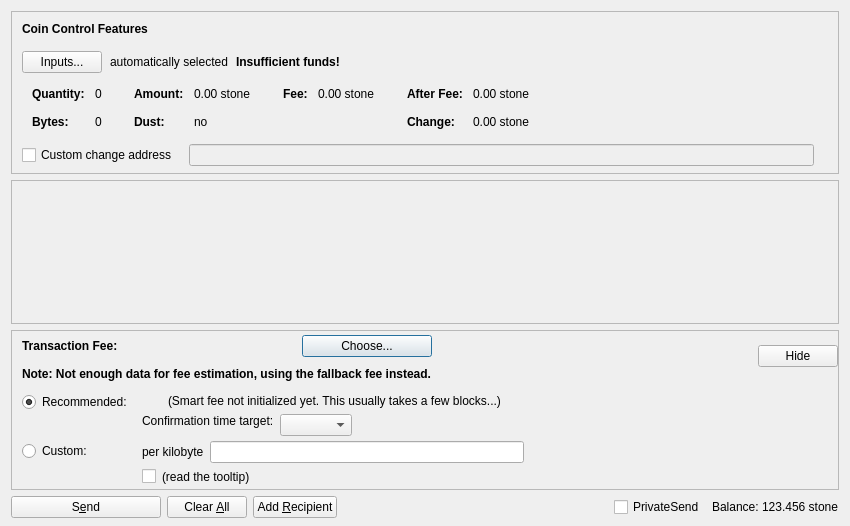
<?xml version="1.0" encoding="UTF-8"?>
<ui version="4.0">
 <class>SendCoinsDialog</class>
 <widget class="QDialog" name="SendCoinsDialog">
  <property name="geometry">
   <rect>
    <x>0</x>
    <y>0</y>
    <width>850</width>
    <height>526</height>
   </rect>
  </property>
  <property name="windowTitle">
   <string>Send Coins</string>
  </property>
  <layout class="QVBoxLayout" name="verticalLayout" stretch="0,1,0,0">
   <property name="bottomMargin">
    <number>8</number>
   </property>
   <item>
    <widget class="QFrame" name="frameCoinControl">
     <property name="sizePolicy">
      <sizepolicy hsizetype="Expanding" vsizetype="Expanding">
       <horstretch>0</horstretch>
       <verstretch>0</verstretch>
      </sizepolicy>
     </property>
     <property name="maximumSize">
      <size>
       <width>16777215</width>
       <height>16777215</height>
      </size>
     </property>
     <property name="frameShape">
      <enum>QFrame::StyledPanel</enum>
     </property>
     <property name="frameShadow">
      <enum>QFrame::Sunken</enum>
     </property>
     <layout class="QVBoxLayout" name="verticalLayoutCoinControl2">
      <property name="spacing">
       <number>0</number>
      </property>
      <property name="leftMargin">
       <number>0</number>
      </property>
      <property name="topMargin">
       <number>0</number>
      </property>
      <property name="rightMargin">
       <number>0</number>
      </property>
      <property name="bottomMargin">
       <number>6</number>
      </property>
      <item>
       <layout class="QVBoxLayout" name="verticalLayoutCoinControl" stretch="0,0,0,0,1">
        <property name="spacing">
         <number>0</number>
        </property>
        <property name="leftMargin">
         <number>10</number>
        </property>
        <property name="topMargin">
         <number>10</number>
        </property>
        <item>
         <layout class="QHBoxLayout" name="horizontalLayoutCoinControl1">
          <property name="bottomMargin">
           <number>15</number>
          </property>
          <item>
           <widget class="QLabel" name="labelCoinControlFeatures">
            <property name="sizePolicy">
             <sizepolicy hsizetype="Preferred" vsizetype="Maximum">
              <horstretch>0</horstretch>
              <verstretch>0</verstretch>
             </sizepolicy>
            </property>
            <property name="font">
             <font>
              <weight>75</weight>
              <bold>true</bold>
             </font>
            </property>
            <property name="styleSheet">
             <string notr="true">font-weight:bold;</string>
            </property>
            <property name="text">
             <string>Coin Control Features</string>
            </property>
           </widget>
          </item>
         </layout>
        </item>
        <item>
         <layout class="QHBoxLayout" name="horizontalLayoutCoinControl2" stretch="0,0,0,0">
          <property name="spacing">
           <number>8</number>
          </property>
          <property name="bottomMargin">
           <number>10</number>
          </property>
          <item>
           <widget class="QPushButton" name="pushButtonCoinControl">
            <property name="styleSheet">
             <string notr="true"/>
            </property>
            <property name="text">
             <string>Inputs...</string>
            </property>
            <property name="autoDefault">
             <bool>false</bool>
            </property>
           </widget>
          </item>
          <item>
           <widget class="QLabel" name="labelCoinControlAutomaticallySelected">
            <property name="text">
             <string>automatically selected</string>
            </property>
            <property name="margin">
             <number>5</number>
            </property>
           </widget>
          </item>
          <item>
           <widget class="QLabel" name="labelCoinControlInsuffFunds">
            <property name="font">
             <font>
              <weight>75</weight>
              <bold>true</bold>
             </font>
            </property>
            <property name="styleSheet">
             <string notr="true">font-weight:bold;</string>
            </property>
            <property name="text">
             <string>Insufficient funds!</string>
            </property>
            <property name="margin">
             <number>5</number>
            </property>
           </widget>
          </item>
          <item>
           <spacer name="horizontalSpacerCoinControl">
            <property name="orientation">
             <enum>Qt::Horizontal</enum>
            </property>
            <property name="sizeHint" stdset="0">
             <size>
              <width>40</width>
              <height>1</height>
             </size>
            </property>
           </spacer>
          </item>
         </layout>
        </item>
        <item>
         <widget class="QWidget" name="widgetCoinControl" native="true">
          <property name="sizePolicy">
           <sizepolicy hsizetype="Preferred" vsizetype="Preferred">
            <horstretch>0</horstretch>
            <verstretch>0</verstretch>
           </sizepolicy>
          </property>
          <property name="minimumSize">
           <size>
            <width>0</width>
            <height>0</height>
           </size>
          </property>
          <property name="styleSheet">
           <string notr="true"/>
          </property>
          <layout class="QHBoxLayout" name="horizontalLayoutCoinControl5">
           <property name="leftMargin">
            <number>0</number>
           </property>
           <property name="topMargin">
            <number>0</number>
           </property>
           <property name="rightMargin">
            <number>0</number>
           </property>
           <property name="bottomMargin">
            <number>0</number>
           </property>
           <item>
            <layout class="QHBoxLayout" name="horizontalLayoutCoinControl3" stretch="0,0,0,1">
             <property name="spacing">
              <number>20</number>
             </property>
             <property name="topMargin">
              <number>0</number>
             </property>
             <property name="bottomMargin">
              <number>10</number>
             </property>
             <item>
              <layout class="QFormLayout" name="formLayoutCoinControl1">
               <property name="horizontalSpacing">
                <number>10</number>
               </property>
               <property name="verticalSpacing">
                <number>14</number>
               </property>
               <property name="leftMargin">
                <number>10</number>
               </property>
               <property name="topMargin">
                <number>4</number>
               </property>
               <property name="rightMargin">
                <number>6</number>
               </property>
               <item row="0" column="0">
                <widget class="QLabel" name="labelCoinControlQuantityText">
                 <property name="font">
                  <font>
                   <weight>75</weight>
                   <bold>true</bold>
                  </font>
                 </property>
                 <property name="text">
                  <string>Quantity:</string>
                 </property>
                 <property name="margin">
                  <number>0</number>
                 </property>
                </widget>
               </item>
               <item row="0" column="1">
                <widget class="QLabel" name="labelCoinControlQuantity">
                 <property name="cursor">
                  <cursorShape>IBeamCursor</cursorShape>
                 </property>
                 <property name="contextMenuPolicy">
                  <enum>Qt::ActionsContextMenu</enum>
                 </property>
                 <property name="text">
                  <string notr="true">0</string>
                 </property>
                 <property name="margin">
                  <number>0</number>
                 </property>
                 <property name="textInteractionFlags">
                  <set>Qt::LinksAccessibleByMouse|Qt::TextSelectableByKeyboard|Qt::TextSelectableByMouse</set>
                 </property>
                </widget>
               </item>
               <item row="1" column="0">
                <widget class="QLabel" name="labelCoinControlBytesText">
                 <property name="font">
                  <font>
                   <weight>75</weight>
                   <bold>true</bold>
                  </font>
                 </property>
                 <property name="text">
                  <string>Bytes:</string>
                 </property>
                </widget>
               </item>
               <item row="1" column="1">
                <widget class="QLabel" name="labelCoinControlBytes">
                 <property name="cursor">
                  <cursorShape>IBeamCursor</cursorShape>
                 </property>
                 <property name="contextMenuPolicy">
                  <enum>Qt::ActionsContextMenu</enum>
                 </property>
                 <property name="text">
                  <string notr="true">0</string>
                 </property>
                 <property name="textInteractionFlags">
                  <set>Qt::LinksAccessibleByMouse|Qt::TextSelectableByKeyboard|Qt::TextSelectableByMouse</set>
                 </property>
                </widget>
               </item>
              </layout>
             </item>
             <item>
              <layout class="QFormLayout" name="formLayoutCoinControl2">
               <property name="horizontalSpacing">
                <number>10</number>
               </property>
               <property name="verticalSpacing">
                <number>14</number>
               </property>
               <property name="leftMargin">
                <number>6</number>
               </property>
               <property name="topMargin">
                <number>4</number>
               </property>
               <property name="rightMargin">
                <number>6</number>
               </property>
               <item row="0" column="0">
                <widget class="QLabel" name="labelCoinControlAmountText">
                 <property name="font">
                  <font>
                   <weight>75</weight>
                   <bold>true</bold>
                  </font>
                 </property>
                 <property name="text">
                  <string>Amount:</string>
                 </property>
                 <property name="margin">
                  <number>0</number>
                 </property>
                </widget>
               </item>
               <item row="0" column="1">
                <widget class="QLabel" name="labelCoinControlAmount">
                 <property name="cursor">
                  <cursorShape>IBeamCursor</cursorShape>
                 </property>
                 <property name="contextMenuPolicy">
                  <enum>Qt::ActionsContextMenu</enum>
                 </property>
                 <property name="text">
                  <string notr="true">0.00 stone</string>
                 </property>
                 <property name="textInteractionFlags">
                  <set>Qt::LinksAccessibleByMouse|Qt::TextSelectableByKeyboard|Qt::TextSelectableByMouse</set>
                 </property>
                </widget>
               </item>
               <item row="1" column="0">
                <widget class="QLabel" name="labelCoinControlLowOutputText">
                 <property name="font">
                  <font>
                   <weight>75</weight>
                   <bold>true</bold>
                  </font>
                 </property>
                 <property name="text">
                  <string>Dust:</string>
                 </property>
                </widget>
               </item>
               <item row="1" column="1">
                <widget class="QLabel" name="labelCoinControlLowOutput">
                 <property name="cursor">
                  <cursorShape>IBeamCursor</cursorShape>
                 </property>
                 <property name="contextMenuPolicy">
                  <enum>Qt::ActionsContextMenu</enum>
                 </property>
                 <property name="text">
                  <string notr="true">no</string>
                 </property>
                 <property name="textInteractionFlags">
                  <set>Qt::LinksAccessibleByMouse|Qt::TextSelectableByKeyboard|Qt::TextSelectableByMouse</set>
                 </property>
                </widget>
               </item>
              </layout>
             </item>
             <item>
              <layout class="QFormLayout" name="formLayoutCoinControl3">
               <property name="horizontalSpacing">
                <number>10</number>
               </property>
               <property name="verticalSpacing">
                <number>14</number>
               </property>
               <property name="leftMargin">
                <number>6</number>
               </property>
               <property name="topMargin">
                <number>4</number>
               </property>
               <property name="rightMargin">
                <number>6</number>
               </property>
               <item row="0" column="0">
                <widget class="QLabel" name="labelCoinControlFeeText">
                 <property name="font">
                  <font>
                   <weight>75</weight>
                   <bold>true</bold>
                  </font>
                 </property>
                 <property name="text">
                  <string>Fee:</string>
                 </property>
                 <property name="margin">
                  <number>0</number>
                 </property>
                </widget>
               </item>
               <item row="0" column="1">
                <widget class="QLabel" name="labelCoinControlFee">
                 <property name="cursor">
                  <cursorShape>IBeamCursor</cursorShape>
                 </property>
                 <property name="contextMenuPolicy">
                  <enum>Qt::ActionsContextMenu</enum>
                 </property>
                 <property name="text">
                  <string notr="true">0.00 stone</string>
                 </property>
                 <property name="textInteractionFlags">
                  <set>Qt::LinksAccessibleByMouse|Qt::TextSelectableByKeyboard|Qt::TextSelectableByMouse</set>
                 </property>
                </widget>
               </item>
              </layout>
             </item>
             <item>
              <layout class="QFormLayout" name="formLayoutCoinControl4">
               <property name="horizontalSpacing">
                <number>10</number>
               </property>
               <property name="verticalSpacing">
                <number>14</number>
               </property>
               <property name="leftMargin">
                <number>6</number>
               </property>
               <property name="topMargin">
                <number>4</number>
               </property>
               <property name="rightMargin">
                <number>6</number>
               </property>
               <item row="0" column="0">
                <widget class="QLabel" name="labelCoinControlAfterFeeText">
                 <property name="font">
                  <font>
                   <weight>75</weight>
                   <bold>true</bold>
                  </font>
                 </property>
                 <property name="text">
                  <string>After Fee:</string>
                 </property>
                 <property name="margin">
                  <number>0</number>
                 </property>
                </widget>
               </item>
               <item row="0" column="1">
                <widget class="QLabel" name="labelCoinControlAfterFee">
                 <property name="cursor">
                  <cursorShape>IBeamCursor</cursorShape>
                 </property>
                 <property name="contextMenuPolicy">
                  <enum>Qt::ActionsContextMenu</enum>
                 </property>
                 <property name="text">
                  <string notr="true">0.00 stone</string>
                 </property>
                 <property name="textInteractionFlags">
                  <set>Qt::LinksAccessibleByMouse|Qt::TextSelectableByKeyboard|Qt::TextSelectableByMouse</set>
                 </property>
                </widget>
               </item>
               <item row="1" column="0">
                <widget class="QLabel" name="labelCoinControlChangeText">
                 <property name="font">
                  <font>
                   <weight>75</weight>
                   <bold>true</bold>
                  </font>
                 </property>
                 <property name="text">
                  <string>Change:</string>
                 </property>
                </widget>
               </item>
               <item row="1" column="1">
                <widget class="QLabel" name="labelCoinControlChange">
                 <property name="cursor">
                  <cursorShape>IBeamCursor</cursorShape>
                 </property>
                 <property name="contextMenuPolicy">
                  <enum>Qt::ActionsContextMenu</enum>
                 </property>
                 <property name="text">
                  <string notr="true">0.00 stone</string>
                 </property>
                 <property name="textInteractionFlags">
                  <set>Qt::LinksAccessibleByMouse|Qt::TextSelectableByKeyboard|Qt::TextSelectableByMouse</set>
                 </property>
                </widget>
               </item>
              </layout>
             </item>
            </layout>
           </item>
          </layout>
         </widget>
        </item>
        <item>
         <layout class="QHBoxLayout" name="horizontalLayoutCoinControl4" stretch="0,0,0">
          <property name="spacing">
           <number>12</number>
          </property>
          <property name="sizeConstraint">
           <enum>QLayout::SetDefaultConstraint</enum>
          </property>
          <property name="topMargin">
           <number>5</number>
          </property>
          <property name="rightMargin">
           <number>5</number>
          </property>
          <item>
           <widget class="QCheckBox" name="checkBoxCoinControlChange">
            <property name="toolTip">
             <string>If this is activated, but the change address is empty or invalid, change will be sent to a newly generated address.</string>
            </property>
            <property name="text">
             <string>Custom change address</string>
            </property>
           </widget>
          </item>
          <item>
           <widget class="QValidatedLineEdit" name="lineEditCoinControlChange">
            <property name="enabled">
             <bool>false</bool>
            </property>
            <property name="sizePolicy">
             <sizepolicy hsizetype="Expanding" vsizetype="Fixed">
              <horstretch>0</horstretch>
              <verstretch>0</verstretch>
             </sizepolicy>
            </property>
           </widget>
          </item>
          <item>
           <widget class="QLabel" name="labelCoinControlChangeLabel">
            <property name="sizePolicy">
             <sizepolicy hsizetype="Preferred" vsizetype="Expanding">
              <horstretch>0</horstretch>
              <verstretch>0</verstretch>
             </sizepolicy>
            </property>
            <property name="minimumSize">
             <size>
              <width>0</width>
              <height>0</height>
             </size>
            </property>
            <property name="text">
             <string/>
            </property>
            <property name="margin">
             <number>3</number>
            </property>
           </widget>
          </item>
         </layout>
        </item>
        <item>
         <spacer name="verticalSpacerCoinControl">
          <property name="orientation">
           <enum>Qt::Vertical</enum>
          </property>
          <property name="sizeHint" stdset="0">
           <size>
            <width>800</width>
            <height>1</height>
           </size>
          </property>
         </spacer>
        </item>
       </layout>
      </item>
     </layout>
    </widget>
   </item>
   <item>
    <widget class="QScrollArea" name="scrollArea">
     <property name="widgetResizable">
      <bool>true</bool>
     </property>
     <widget class="QWidget" name="scrollAreaWidgetContents">
      <property name="geometry">
       <rect>
        <x>0</x>
        <y>0</y>
        <width>830</width>
        <height>104</height>
       </rect>
      </property>
      <layout class="QVBoxLayout" name="verticalLayout_2" stretch="0,1">
       <property name="leftMargin">
        <number>0</number>
       </property>
       <property name="topMargin">
        <number>0</number>
       </property>
       <property name="rightMargin">
        <number>0</number>
       </property>
       <property name="bottomMargin">
        <number>0</number>
       </property>
       <item>
        <layout class="QVBoxLayout" name="entries">
         <property name="spacing">
          <number>6</number>
         </property>
        </layout>
       </item>
       <item>
        <spacer name="verticalSpacer">
         <property name="orientation">
          <enum>Qt::Vertical</enum>
         </property>
         <property name="sizeHint" stdset="0">
          <size>
           <width>20</width>
           <height>40</height>
          </size>
         </property>
        </spacer>
       </item>
      </layout>
     </widget>
    </widget>
   </item>
   <item>
    <widget class="QFrame" name="frameFee">
     <property name="sizePolicy">
      <sizepolicy hsizetype="Expanding" vsizetype="Expanding">
       <horstretch>0</horstretch>
       <verstretch>0</verstretch>
      </sizepolicy>
     </property>
     <property name="maximumSize">
      <size>
       <width>16777215</width>
       <height>16777215</height>
      </size>
     </property>
     <property name="frameShape">
      <enum>QFrame::StyledPanel</enum>
     </property>
     <property name="frameShadow">
      <enum>QFrame::Sunken</enum>
     </property>
     <layout class="QVBoxLayout" name="verticalLayoutFee1">
      <property name="spacing">
       <number>0</number>
      </property>
      <property name="leftMargin">
       <number>0</number>
      </property>
      <property name="topMargin">
       <number>0</number>
      </property>
      <property name="rightMargin">
       <number>0</number>
      </property>
      <property name="bottomMargin">
       <number>0</number>
      </property>
      <item>
       <layout class="QVBoxLayout" name="verticalLayoutFee2" stretch="0,0,0">
        <property name="spacing">
         <number>0</number>
        </property>
        <property name="leftMargin">
         <number>10</number>
        </property>
        <property name="topMargin">
         <number>0</number>
        </property>
        <item>
         <layout class="QHBoxLayout" name="horizontalLayoutFee1">
          <property name="bottomMargin">
           <number>0</number>
          </property>
          <item>
           <layout class="QVBoxLayout" name="verticalLayoutFee7">
            <property name="spacing">
             <number>0</number>
            </property>
            <item>
             <spacer name="verticalSpacerSmartFee">
              <property name="orientation">
               <enum>Qt::Vertical</enum>
              </property>
              <property name="sizeType">
               <enum>QSizePolicy::Fixed</enum>
              </property>
              <property name="sizeHint" stdset="0">
               <size>
                <width>1</width>
                <height>4</height>
               </size>
              </property>
             </spacer>
            </item>
            <item>
             <layout class="QHBoxLayout" name="horizontalLayoutSmartFee">
              <property name="spacing">
               <number>10</number>
              </property>
              <item>
               <widget class="QLabel" name="labelFeeHeadline">
                <property name="sizePolicy">
                 <sizepolicy hsizetype="Preferred" vsizetype="Maximum">
                  <horstretch>0</horstretch>
                  <verstretch>0</verstretch>
                 </sizepolicy>
                </property>
                <property name="font">
                 <font>
                  <weight>75</weight>
                  <bold>true</bold>
                 </font>
                </property>
                <property name="styleSheet">
                 <string notr="true">font-weight:bold;</string>
                </property>
                <property name="text">
                 <string>Transaction Fee:</string>
                </property>
               </widget>
              </item>
              <item>
               <widget class="QLabel" name="labelFeeMinimized">
                <property name="text">
                 <string/>
                </property>
               </widget>
              </item>
              <item>
               <widget class="QPushButton" name="buttonChooseFee">
                <property name="text">
                 <string>Choose...</string>
                </property>
               </widget>
              </item>
             </layout>
            </item>
            <item>
             <spacer name="verticalSpacer_7">
              <property name="orientation">
               <enum>Qt::Vertical</enum>
              </property>
              <property name="sizeHint" stdset="0">
               <size>
                <width>1</width>
                <height>10</height>
               </size>
              </property>
             </spacer>
            </item>
            <item>
             <widget class="QLabel" name="fallbackFeeWarningLabel">
              <property name="toolTip">
               <string>Using the fallbackfee can result in sending a transaction that will take several hours or days (or never) to confirm. Consider choosing your fee manually or wait until you have validated the complete chain.</string>
              </property>
              <property name="font">
              <font>
                  <weight>75</weight>
                  <bold>true</bold>
              </font>
              </property>
              <property name="text">
               <string>Note: Not enough data for fee estimation, using the fallback fee instead.</string>
              </property>
              <property name="wordWrap">
               <bool>false</bool>
              </property>
             </widget>
            </item>
            <item>
             <spacer name="verticalSpacer_5">
              <property name="orientation">
               <enum>Qt::Vertical</enum>
              </property>
              <property name="sizeHint" stdset="0">
               <size>
                <width>1</width>
                <height>1</height>
               </size>
              </property>
             </spacer>
            </item>
           </layout>
          </item>
          <item>
           <spacer name="horizontalSpacer_4">
            <property name="orientation">
             <enum>Qt::Horizontal</enum>
            </property>
            <property name="sizeHint" stdset="0">
             <size>
              <width>1</width>
              <height>1</height>
             </size>
            </property>
           </spacer>
          </item>
          <item>
           <widget class="QPushButton" name="buttonMinimizeFee">
            <property name="toolTip">
             <string>collapse fee-settings</string>
            </property>
            <property name="text">
             <string>Hide</string>
            </property>
           </widget>
          </item>
         </layout>
        </item>
        <item>
         <widget class="QFrame" name="frameFeeSelection">
          <layout class="QVBoxLayout" name="verticalLayoutFee12">
           <property name="spacing">
            <number>0</number>
           </property>
           <property name="leftMargin">
            <number>0</number>
           </property>
           <property name="topMargin">
            <number>0</number>
           </property>
           <property name="rightMargin">
            <number>0</number>
           </property>
           <property name="bottomMargin">
            <number>0</number>
           </property>
           <item>
            <layout class="QGridLayout" name="gridLayoutFee">
             <property name="topMargin">
              <number>10</number>
             </property>
             <property name="bottomMargin">
              <number>4</number>
             </property>
             <property name="horizontalSpacing">
              <number>10</number>
             </property>
             <property name="verticalSpacing">
              <number>4</number>
             </property>
             <item row="1" column="1">
              <layout class="QVBoxLayout" name="verticalLayoutFee8">
               <property name="spacing">
                <number>6</number>
               </property>
               <item>
                <layout class="QHBoxLayout" name="horizontalLayoutFee13">
                 <item>
                  <widget class="QLabel" name="labelCustomPerKilobyte">
                   <property name="toolTip">
                    <string>If the custom fee is set to 1000 twigs and the transaction is only 250 bytes, then &quot;per kilobyte&quot; only pays 250 twigs in fee,&lt;br /&gt;while &quot;at least&quot; pays 1000 twigs. For transactions bigger than a kilobyte both pay by kilobyte.</string>
                   </property>
                   <property name="text">
                    <string>per kilobyte</string>
                   </property>
                  </widget>
                 </item>
                 <item>
                  <widget class="BitcoinAmountField" name="customFee"/>
                 </item>
                 <item>
                  <spacer name="horizontalSpacer_6">
                   <property name="orientation">
                    <enum>Qt::Horizontal</enum>
                   </property>
                   <property name="sizeHint" stdset="0">
                    <size>
                     <width>1</width>
                     <height>1</height>
                    </size>
                   </property>
                  </spacer>
                 </item>
                </layout>
               </item>
               <item>
                <layout class="QHBoxLayout" name="horizontalLayoutFee8">
                 <item>
                  <widget class="QCheckBox" name="checkBoxMinimumFee">
                   <property name="toolTip">
                    <string>Paying only the minimum fee is just fine as long as there is less transaction volume than space in the blocks.&lt;br /&gt;But be aware that this can end up in a never confirming transaction once there is more demand for stone transactions than the network can process.</string>
                   </property>
                   <property name="text">
                    <string/>
                   </property>
                  </widget>
                 </item>
                 <item>
                  <widget class="QLabel" name="labelMinFeeWarning">
                   <property name="enabled">
                    <bool>true</bool>
                   </property>
                   <property name="toolTip">
                    <string>Paying only the minimum fee is just fine as long as there is less transaction volume than space in the blocks.&lt;br /&gt;But be aware that this can end up in a never confirming transaction once there is more demand for stone transactions than the network can process.</string>
                   </property>
                   <property name="text">
                    <string>(read the tooltip)</string>
                   </property>
                   <property name="margin">
                    <number>5</number>
                   </property>
                  </widget>
                 </item>
                 <item>
                  <spacer name="horizontalSpacer_2">
                   <property name="orientation">
                    <enum>Qt::Horizontal</enum>
                   </property>
                   <property name="sizeHint" stdset="0">
                    <size>
                     <width>1</width>
                     <height>1</height>
                    </size>
                   </property>
                  </spacer>
                 </item>
                </layout>
               </item>
              </layout>
             </item>
             <item row="0" column="0">
              <layout class="QVBoxLayout" name="verticalLayoutFee4" stretch="0,1">
               <item>
                <widget class="QRadioButton" name="radioSmartFee">
                 <property name="text">
                  <string>Recommended:</string>
                 </property>
                 <property name="checked">
                  <bool>true</bool>
                 </property>
                 <attribute name="buttonGroup">
                  <string notr="true">groupFee</string>
                 </attribute>
                </widget>
               </item>
               <item>
                <spacer name="verticalSpacer_2">
                 <property name="orientation">
                  <enum>Qt::Vertical</enum>
                 </property>
                 <property name="sizeHint" stdset="0">
                  <size>
                   <width>1</width>
                   <height>1</height>
                  </size>
                 </property>
                </spacer>
               </item>
              </layout>
             </item>
             <item row="1" column="0">
              <layout class="QVBoxLayout" name="verticalLayoutFee9" stretch="0,1">
               <item>
                <widget class="QRadioButton" name="radioCustomFee">
                 <property name="text">
                  <string>Custom:</string>
                 </property>
                 <attribute name="buttonGroup">
                  <string notr="true">groupFee</string>
                 </attribute>
                </widget>
               </item>
               <item>
                <spacer name="verticalSpacer_6">
                 <property name="orientation">
                  <enum>Qt::Vertical</enum>
                 </property>
                 <property name="sizeHint" stdset="0">
                  <size>
                   <width>1</width>
                   <height>1</height>
                  </size>
                 </property>
                </spacer>
               </item>
              </layout>
             </item>
             <item row="0" column="1">
              <layout class="QVBoxLayout" name="verticalLayoutFee3" stretch="0,0,1">
               <property name="spacing">
                <number>6</number>
               </property>
               <property name="topMargin">
                <number>2</number>
               </property>
               <item>
                <layout class="QHBoxLayout" name="horizontalLayoutFee12">
                 <item>
                  <widget class="QLabel" name="labelSmartFee">
                   <property name="text">
                    <string/>
                   </property>
                   <property name="margin">
                    <number>2</number>
                   </property>
                  </widget>
                 </item>
                 <item>
                  <widget class="QLabel" name="labelFeeEstimation">
                   <property name="text">
                    <string/>
                   </property>
                  </widget>
                 </item>
                 <item>
                  <widget class="QLabel" name="labelSmartFee2">
                   <property name="text">
                    <string>(Smart fee not initialized yet. This usually takes a few blocks...)</string>
                   </property>
                   <property name="margin">
                    <number>2</number>
                   </property>
                  </widget>
                 </item>
                 <item>
                  <spacer name="horizontalSpacer_5">
                   <property name="orientation">
                    <enum>Qt::Horizontal</enum>
                   </property>
                   <property name="sizeHint" stdset="0">
                    <size>
                     <width>1</width>
                     <height>1</height>
                    </size>
                   </property>
                  </spacer>
                 </item>
                </layout>
               </item>
               <item>
                <layout class="QHBoxLayout" name="horizontalLayoutFee9">
                 <item>
                  <layout class="QVBoxLayout" name="verticalLayoutFee6">
                   <item>
                    <widget class="QLabel" name="labelSmartFee3">
                     <property name="text">
                      <string>Confirmation time target:</string>
                     </property>
                     <property name="margin">
                      <number>2</number>
                     </property>
                    </widget>
                   </item>
                   <item>
                    <spacer name="verticalSpacer_3">
                     <property name="orientation">
                      <enum>Qt::Vertical</enum>
                     </property>
                     <property name="sizeHint" stdset="0">
                      <size>
                       <width>1</width>
                       <height>1</height>
                      </size>
                     </property>
                    </spacer>
                   </item>
                  </layout>
                 </item>
                 <item>
                  <layout class="QVBoxLayout" name="verticalLayoutFee5">
                   <property name="rightMargin">
                    <number>30</number>
                   </property>
                   <item>
                    <layout class="QHBoxLayout" name="horizontalLayoutConfTarget">
                     <property name="bottomMargin">
                      <number>0</number>
                     </property>
                     <item>
                      <widget class="QComboBox" name="confTargetSelector"/>
                     </item>
                     <item>
                      <spacer name="horizontalSpacerConfTarget">
                       <property name="orientation">
                        <enum>Qt::Horizontal</enum>
                       </property>
                       <property name="sizeHint" stdset="0">
                        <size>
                         <width>40</width>
                         <height>20</height>
                        </size>
                       </property>
                      </spacer>
                     </item>
                    </layout>
                   </item>
                  </layout>
                 </item>
                </layout>
               </item>
               <item>
                <spacer name="verticalSpacer_4">
                 <property name="orientation">
                  <enum>Qt::Vertical</enum>
                 </property>
                 <property name="sizeHint" stdset="0">
                  <size>
                   <width>1</width>
                   <height>1</height>
                  </size>
                 </property>
                </spacer>
               </item>
              </layout>
             </item>
            </layout>
           </item>
          </layout>
         </widget>
        </item>
        <item>
         <spacer name="verticalSpacerFee">
          <property name="orientation">
           <enum>Qt::Vertical</enum>
          </property>
          <property name="sizeHint" stdset="0">
           <size>
            <width>800</width>
            <height>1</height>
           </size>
          </property>
         </spacer>
        </item>
       </layout>
      </item>
     </layout>
    </widget>
   </item>
   <item>
    <layout class="QHBoxLayout" name="horizontalLayout">
     <item>
      <widget class="QPushButton" name="sendButton">
       <property name="minimumSize">
        <size>
         <width>150</width>
         <height>0</height>
        </size>
       </property>
       <property name="toolTip">
        <string>Confirm the send action</string>
       </property>
       <property name="text">
        <string>S&amp;end</string>
       </property>
       <property name="autoDefault">
        <bool>false</bool>
       </property>
       <property name="default">
        <bool>false</bool>
       </property>
      </widget>
     </item>
     <item>
      <widget class="QPushButton" name="clearButton">
       <property name="sizePolicy">
        <sizepolicy hsizetype="Minimum" vsizetype="Fixed">
         <horstretch>0</horstretch>
         <verstretch>0</verstretch>
        </sizepolicy>
       </property>
       <property name="toolTip">
        <string>Clear all fields of the form.</string>
       </property>
       <property name="text">
        <string>Clear &amp;All</string>
       </property>
       <property name="autoDefault">
        <bool>false</bool>
       </property>
      </widget>
     </item>
     <item>
      <widget class="QPushButton" name="addButton">
       <property name="toolTip">
        <string>Send to multiple recipients at once</string>
       </property>
       <property name="text">
        <string>Add &amp;Recipient</string>
       </property>
       <property name="autoDefault">
        <bool>false</bool>
       </property>
      </widget>
     </item>
     <item>
      <spacer name="horizontalSpacer">
       <property name="orientation">
        <enum>Qt::Horizontal</enum>
       </property>
       <property name="sizeHint" stdset="0">
        <size>
         <width>40</width>
         <height>20</height>
        </size>
       </property>
      </spacer>
     </item>
     <item>
      <layout class="QHBoxLayout" name="horizontalLayout_2">
       <property name="spacing">
        <number>3</number>
       </property>
       <item>
        <widget class="QCheckBox" name="checkUsePrivateSend">
         <property name="minimumSize">
          <size>
           <width>95</width>
           <height>0</height>
          </size>
         </property>
         <property name="text">
          <string>PrivateSend</string>
         </property>
         <property name="checked">
          <bool>false</bool>
         </property>
        </widget>
       </item>
       <item>
        <widget class="QLabel" name="label">
         <property name="text">
          <string>Balance:</string>
         </property>
        </widget>
       </item>
       <item>
        <widget class="QLabel" name="labelBalance">
         <property name="sizePolicy">
          <sizepolicy hsizetype="Preferred" vsizetype="Fixed">
           <horstretch>0</horstretch>
           <verstretch>0</verstretch>
          </sizepolicy>
         </property>
         <property name="cursor">
          <cursorShape>IBeamCursor</cursorShape>
         </property>
         <property name="text">
          <string notr="true">123.456 stone</string>
         </property>
         <property name="textInteractionFlags">
          <set>Qt::LinksAccessibleByMouse|Qt::TextSelectableByKeyboard|Qt::TextSelectableByMouse</set>
         </property>
        </widget>
       </item>
      </layout>
     </item>
    </layout>
   </item>
  </layout>
 </widget>
 <customwidgets>
  <customwidget>
   <class>QValidatedLineEdit</class>
   <extends>QLineEdit</extends>
   <header>qvalidatedlineedit.h</header>
  </customwidget>
  <customwidget>
   <class>BitcoinAmountField</class>
   <extends>QLineEdit</extends>
   <header>bitcoinamountfield.h</header>
   <container>1</container>
  </customwidget>
 </customwidgets>
 <resources>
  <include location="../stone.qrc"/>
 </resources>
 <connections/>
 <buttongroups>
  <buttongroup name="groupFee"/>
 </buttongroups>
</ui>
